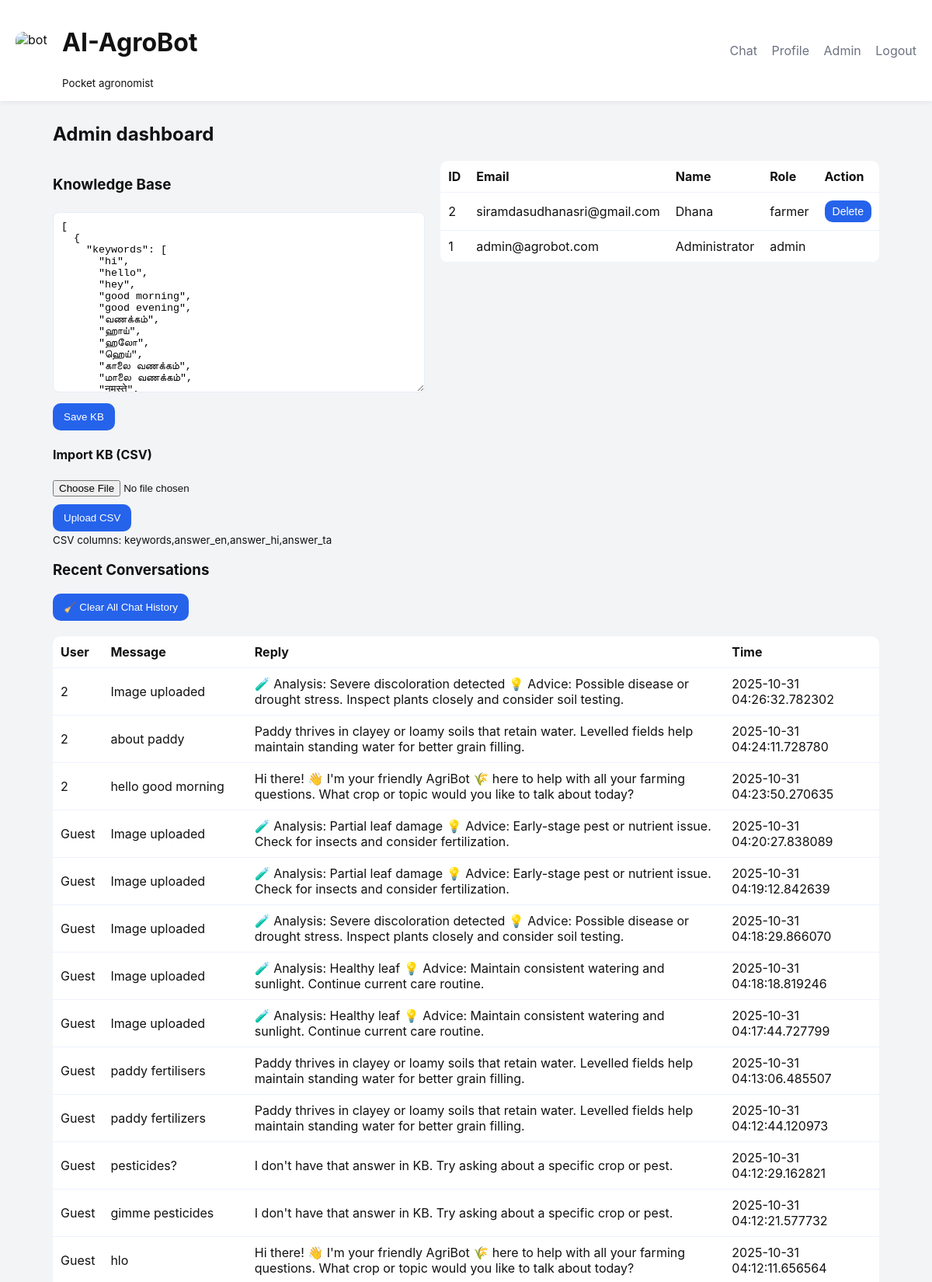
The page /admin (signed in, upper part) on the database its author committed.
### database.py (models this page shows)
class User(UserMixin, db.Model):
    __tablename__ = "users"
    id = db.Column(db.Integer, primary_key=True)
    email = db.Column(db.String(200), unique=True, nullable=False)
    password = db.Column(db.String(200), nullable=False)
    name = db.Column(db.String(100))
    role = db.Column(db.String(20), default="farmer")
    primary_crop = db.Column(db.String(100))
    region = db.Column(db.String(100))
    preferred_language = db.Column(db.String(20), default="en")

class ChatHistory(db.Model):
    __tablename__ = "chat_history"
    id = db.Column(db.Integer, primary_key=True)
    user_id = db.Column(db.Integer, db.ForeignKey("users.id"), nullable=True)
    user_message = db.Column(db.Text)
    bot_response = db.Column(db.Text)
    created_at = db.Column(db.DateTime, default=datetime.utcnow)
    feedback = db.Column(db.String(20), nullable=True)

### app.py (the view)
@app.route("/admin")
@login_required
def admin_dashboard():
    if current_user.role != "admin":
        flash("Access denied", "danger")
        return redirect(url_for("index"))
    users = User.query.order_by(User.id.desc()).all()
    chats = ChatHistory.query.order_by(ChatHistory.created_at.desc()).limit(500).all()
    kb_content = ""
    try:
        with open(KB_PATH, "r", encoding="utf-8") as f:
            kb_content = f.read()
    except Exception:
        kb_content = "[]"
    return render_template("admin_dashboard.html", users=users, chats=chats, kb_content=kb_content)

### app.py (called while the page is built)
@login_manager.user_loader
def load_user(user_id):
    return db.session.get(User, int(user_id))

### templates/admin_dashboard.html
{% extends "base.html" %}
{% block content %}
<h2>Admin dashboard</h2>
<div class="admin-grid">
  <section class="admin-kb">
    <h3>Knowledge Base</h3>
    <form method="post" action="{{ url_for('admin_edit_kb') }}">
      <textarea name="kb_data" rows="14">{{ kb_content }}</textarea>
      <div class="actions"><button class="btn" type="submit">Save KB</button></div>
    </form>
    <h4>Import KB (CSV)</h4>
    <form method="post" action="{{ url_for('admin_upload_kb_csv') }}" enctype="multipart/form-data">
      <input type="file" name="csv_file" accept=".csv" required><div class="actions"><button class="btn" type="submit">Upload CSV</button></div>
      <small>CSV columns: keywords,answer_en,answer_hi,answer_ta</small>
    </form>
  </section>
  <section class="admin-chats">
    <table class="table"><thead><tr><th>ID</th><th>Email</th><th>Name</th><th>Role</th><th>Action</th></tr></thead><tbody>{% for u in users %}<tr><td>{{ u.id }}</td><td>{{ u.email }}</td><td>{{ u.name }}</td><td>{{ u.role }}</td><td>{% if u.role!='admin' %}<form method="post" action="{{ url_for('admin_delete_user', user_id=u.id) }}"><button class="btn small" type="submit" onclick="return confirm('Delete user?')">Delete</button></form>{% endif %}</td></tr>{% endfor %}</tbody></table>
  </section>
</div>
    <h3>Recent Conversations</h3>
<form method="post" action="{{ url_for('admin_clear_chats') }}" onsubmit="return confirm('Are you sure you want to delete all chat history?');">
  <button class="btn danger" type="submit">🧹 Clear All Chat History</button>
</form>
<br>
<table class="table">
  <thead>
    <tr><th>User</th><th>Message</th><th>Reply</th><th>Time</th></tr>
  </thead>
  <tbody>
    {% for c in chats %}
      <tr>
        <td>{{ c.user_id or 'Guest' }}</td>
        <td>{{ c.user_message }}</td>
        <td>{{ c.bot_response }}</td>
        <td>{{ c.created_at }}</td>
      </tr>
    {% endfor %}
  </tbody>
</table>
{% endblock %}

### templates/base.html (shortened to what this page needs)
<!doctype html>
<html lang="en">
<head>
  <link rel="stylesheet" href="{{ url_for('static', filename='style.css') }}">
</head>
<body>
  <header class="topbar">
    <div class="brand"><img src="{{ url_for('static', filename='bot.png') }}" class="logo" alt="bot"><div><h1>AI-AgroBot</h1><small>Pocket agronomist</small></div></div>
    <nav class="nav">
      <a href="{{ url_for('index') }}">Chat</a>
      {% if current_user.is_authenticated %}
        <a href="{{ url_for('profile') }}">Profile</a>
        {% if current_user.role == 'admin' %}<a href="{{ url_for('admin_dashboard') }}">Admin</a>{% endif %}
        <a href="{{ url_for('logout') }}">Logout</a>
      {% else %}
        <a href="{{ url_for('login') }}">Login</a>
        <a href="{{ url_for('register') }}">Register</a>
      {% endif %}
    </nav>
  </header>
  <main class="main">
    {% block content %}{% endblock %}
  </main>
</body>
</html>

### static/style.css (style rules this page uses)
:root { --brand: #2563eb; --muted: #6b7280; --bg: #f3f4f6; --card: #ffffff }
* { box-sizing: border-box }
body { font-family: Inter, system-ui, Segoe UI, Roboto, Arial; margin: 0; background: var(--bg); color: #111 }
.topbar { display: flex; align-items: center; justify-content: space-between; padding: 14px 20px; background: var(--card); box-shadow: 0 2px 6px rgba(0, 0, 0, 0.06) }
.brand { display: flex; align-items: center; gap: 12px }
.logo { width: 48px; height: 48px; border-radius: 10px }
.nav a { margin-left: 14px; color: var(--muted); text-decoration: none }
.main { max-width: 1100px; margin: 28px auto; padding: 0 18px }
.btn, button { background: var(--brand); color: white; border: none; padding: 10px 14px; border-radius: 10px; cursor: pointer }
.btn.small { padding: 6px 10px; font-size: 14px }
.auth-card input, .auth-card select, textarea { width: 100%; padding: 10px; border-radius: 8px; border: 1px solid #e6eef8; margin-top: 6px }
.actions { display: flex; align-items: center; gap: 10px; margin-top: 10px }
.admin-grid { display: grid; grid-template-columns: 1fr 1fr; gap: 20px }
.table { width: 100%; border-collapse: collapse; background: var(--card); border-radius: 10px; overflow: hidden }
.table th, .table td { padding: 10px; border-bottom: 1px solid #eef2ff; text-align: left }

### rows shown on the page
User: id "2", email "siramdasudhanasri@gmail.com", name "Dhana", role "farmer"
User: id "1", email "admin@agrobot.com", name "Administrator", role "admin"
ChatHistory: user "2", user_message "Image uploaded", bot_response "🧪 Analysis: Severe discoloration detected 💡 Advice: Possible disease or drought stress. Inspect plants closely and consider soil testing.", created_at "2025-10-31 04:26:32.782302"
ChatHistory: user "2", user_message "about paddy", bot_response "Paddy thrives in clayey or loamy soils that retain water. Levelled fields help maintain standing water for better grain filling.", created_at "2025-10-31 04:24:11.728780"
ChatHistory: user "2", user_message "hello good morning", bot_response "Hi there! 👋 I'm your friendly AgriBot 🌾 here to help with all your farming questions. What crop or topic would you like to talk about today?", created_at "2025-10-31 04:23:50.270635"
ChatHistory: user_id "Guest", user_message "Image uploaded", bot_response "🧪 Analysis: Partial leaf damage 💡 Advice: Early-stage pest or nutrient issue. Check for insects and consider fertilization.", created_at "2025-10-31 04:20:27.838089"
ChatHistory: user_id "Guest", user_message "Image uploaded", bot_response "🧪 Analysis: Partial leaf damage 💡 Advice: Early-stage pest or nutrient issue. Check for insects and consider fertilization.", created_at "2025-10-31 04:19:12.842639"
ChatHistory: user_id "Guest", user_message "Image uploaded", bot_response "🧪 Analysis: Severe discoloration detected 💡 Advice: Possible disease or drought stress. Inspect plants closely and consider soil testing.", created_at "2025-10-31 04:18:29.866070"
ChatHistory: user_id "Guest", user_message "Image uploaded", bot_response "🧪 Analysis: Healthy leaf 💡 Advice: Maintain consistent watering and sunlight. Continue current care routine.", created_at "2025-10-31 04:18:18.819246"
ChatHistory: user_id "Guest", user_message "Image uploaded", bot_response "🧪 Analysis: Healthy leaf 💡 Advice: Maintain consistent watering and sunlight. Continue current care routine.", created_at "2025-10-31 04:17:44.727799"
ChatHistory: user_id "Guest", user_message "paddy fertilisers", bot_response "Paddy thrives in clayey or loamy soils that retain water. Levelled fields help maintain standing water for better grain filling.", created_at "2025-10-31 04:13:06.485507"
ChatHistory: user_id "Guest", user_message "paddy fertilizers", bot_response "Paddy thrives in clayey or loamy soils that retain water. Levelled fields help maintain standing water for better grain filling.", created_at "2025-10-31 04:12:44.120973"
ChatHistory: user_id "Guest", user_message "pesticides?", bot_response "I don't have that answer in KB. Try asking about a specific crop or pest.", created_at "2025-10-31 04:12:29.162821"
ChatHistory: user_id "Guest", user_message "gimme pesticides", bot_response "I don't have that answer in KB. Try asking about a specific crop or pest.", created_at "2025-10-31 04:12:21.577732"
ChatHistory: user_id "Guest", user_message "hlo", bot_response "Hi there! 👋 I'm your friendly AgriBot 🌾 here to help with all your farming questions. What crop or topic would you like to talk about today?", created_at "2025-10-31 04:12:11.656564"
